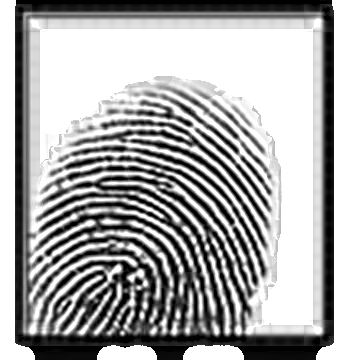
#> input picture FingerPrint App/data/templates/22313132_0e34b176ba14.png, 360 x 360 px
$ python -i fingerprint_processing.py   (imports and definitions only)   (older library calls are emulated)
#> lines starting #> are read from the running program, lines starting #| are printed output that depends on the picture; after the words box and inside, x2 and y2 are one past the last pixel; in counts of white or black regions, pixels touching at a corner belong together
#> further down, picture is the input picture: shape (360, 360, 3); min 0, max 255, mean 169.2
"""Classical fingerprint enhancement and matching utilities.

The production enhancement engine preserves phone-camera ridge evidence with
clipped local contrast enhancement, edge-preserving bilateral denoising and a
mild unsharp mask. Adaptive binarisation, thinning and ridge repair then create
the stored template. A texture-based foreground guard keeps phone-photo
backgrounds out of the biometric template.
Attendance reference matching is a separate downstream concern.

No neural network or remote service is used.  All biometric processing stays
on the computer running the Streamlit application.
"""

from __future__ import annotations

from dataclasses import dataclass
from io import BytesIO
from pathlib import Path
from time import perf_counter
from typing import BinaryIO

import cv2
import numpy as np
from PIL import Image
from skimage.morphology import skeletonize


CANVAS_SIZE = 360
SUPPORTED_EXTENSIONS = {".png", ".jpg", ".jpeg", ".bmp", ".tif", ".tiff"}
PIPELINE_SCHEMA_VERSION = "phone-ridge-preserving-v10"


@dataclass
class PipelineResult:
    """Images, feature maps and quality measurements from one capture."""

    original: np.ndarray
    prepared: np.ndarray
    region_mask: np.ndarray
    contrast_enhanced: np.ndarray
    denoised: np.ndarray
    detail_enhanced: np.ndarray
    binary: np.ndarray
    thinned: np.ndarray
    enhanced: np.ndarray
    skeleton: np.ndarray
    quality: dict[str, float | int]
    stages: list[str]
    processing_ms: float


@dataclass
class MatchEvidence:
    """Interpretable component scores for a fingerprint comparison."""

    similarity: float
    reference_score: float
    orb_score: float
    structural_score: float
    spectral_score: float
    reference_matches: int
    reference_inliers: int
    good_matches: int
    geometric_inliers: int
    keypoints_query: int
    keypoints_template: int
    used_canonical_reference: bool


# [24 lines left out: function decode_image, not called in this run]


def prepare_canvas(image: np.ndarray, size: int = CANVAS_SIZE) -> np.ndarray:
    """Resize without distortion and pad with the estimated background tone."""

    image = _to_uint8(image)
    if image.shape == (size, size):
        return image
    height, width = image.shape
    scale = min((size - 24) / max(height, 1), (size - 24) / max(width, 1))
    new_width = max(1, int(round(width * scale)))
    new_height = max(1, int(round(height * scale)))
    interpolation = cv2.INTER_AREA if scale < 1 else cv2.INTER_CUBIC
    resized = cv2.resize(image, (new_width, new_height), interpolation=interpolation)

    border = np.concatenate(
        [image[0, :], image[-1, :], image[:, 0], image[:, -1]]
    )
    background = int(np.median(border))
    canvas = np.full((size, size), background, dtype=np.uint8)
    y0 = (size - new_height) // 2
    x0 = (size - new_width) // 2
    canvas[y0 : y0 + new_height, x0 : x0 + new_width] = resized
    return canvas


def _prepare_mask_canvas(mask: np.ndarray, size: int = CANVAS_SIZE) -> np.ndarray:
    """Apply the same aspect-preserving canvas transform to a foreground mask."""

    mask = (_to_uint8(mask) > 0).astype(np.uint8) * 255
    height, width = mask.shape
    scale = min((size - 24) / max(height, 1), (size - 24) / max(width, 1))
    new_width = max(1, int(round(width * scale)))
    new_height = max(1, int(round(height * scale)))
    resized = cv2.resize(mask, (new_width, new_height), interpolation=cv2.INTER_NEAREST)
    canvas = np.zeros((size, size), dtype=np.uint8)
    y0 = (size - new_height) // 2
    x0 = (size - new_width) // 2
    canvas[y0 : y0 + new_height, x0 : x0 + new_width] = resized
    return canvas


def extract_fingertip_roi(rgb: np.ndarray) -> tuple[np.ndarray, np.ndarray | None]:
    """Crop the central skin-coloured fingertip from a phone photograph.

    Fingerprint matching must be invariant to how much background the camera
    captured.  Skin colour proposes the foreground, connected-component and
    centre constraints select the finger, and a row-width guard removes the
    hand where it widens below the fingertip.
    """

    rgb = _to_uint8(rgb)
    if rgb.ndim != 3 or rgb.shape[2] < 3:
        return rgb, None
    rgb = rgb[:, :, :3]
    gray = cv2.cvtColor(rgb, cv2.COLOR_RGB2GRAY)
    ycrcb = cv2.cvtColor(rgb, cv2.COLOR_RGB2YCrCb)
#> ycrcb: shape (360, 360, 3); mean of channels 0, 1, 2 169.2, 128, 128
    hsv = cv2.cvtColor(rgb, cv2.COLOR_RGB2HSV)
#> hsv: shape (360, 360, 3); mean H, S, V 0, 0, 169.2
    _, cr, cb = cv2.split(ycrcb)
#> cr: shape (360, 360); every value is 128
    _, saturation, value = cv2.split(hsv)
#> saturation: shape (360, 360); every value is 0

    # Broad thresholds cover light and dark skin while excluding neutral walls,
    # windows and most furniture. Geometry performs the final selection.
    skin_likelihood = (
        (cr >= 128)
        & (cr <= 190)
        & (cb >= 68)
        & (cb <= 142)
        & (saturation >= 18)
        & (value >= 38)
    )
    height, width = gray.shape
    yy, xx = np.ogrid[:height, :width]
    centre_prior = (
        ((xx - width / 2.0) / (width * 0.47)) ** 2
        + ((yy - height * 0.51) / (height * 0.62)) ** 2
        <= 1.0
    )
    # A centre seed is reliable for the app's capture instructions. GrabCut then
    # follows the actual fingertip boundary even when a brown wall or bright
    # window has similar intensity to skin.
    grab_mask = np.full(gray.shape, cv2.GC_BGD, dtype=np.uint8)
    grab_mask[centre_prior] = cv2.GC_PR_BGD
    grab_mask[centre_prior & skin_likelihood] = cv2.GC_PR_FGD
    definite_finger = (
        ((xx - width / 2.0) / (width * 0.085)) ** 2
        + ((yy - height * 0.50) / (height * 0.14)) ** 2
        <= 1.0
    )
    lab = cv2.cvtColor(rgb, cv2.COLOR_RGB2LAB).astype(np.float32)
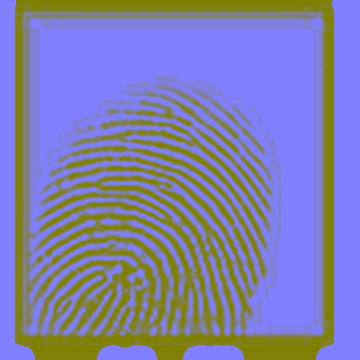
#> lab: shape (360, 360, 3) float32; mean of channels 0, 1, 2 171.3, 128, 128; drawn as B, G, R
    seed_values = lab[definite_finger & skin_likelihood]
#> seed_values = empty array
    if seed_values.size:
        centre_colour = np.median(seed_values, axis=0)
        colour_distance = (
            ((lab[:, :, 0] - centre_colour[0]) / 58.0) ** 2
            + ((lab[:, :, 1] - centre_colour[1]) / 22.0) ** 2
            + ((lab[:, :, 2] - centre_colour[2]) / 22.0) ** 2
        )
        skin_likelihood &= colour_distance <= 1.45
        grab_mask[centre_prior & ~skin_likelihood] = cv2.GC_PR_BGD
        grab_mask[centre_prior & skin_likelihood] = cv2.GC_PR_FGD
    grab_mask[definite_finger] = cv2.GC_FGD
    try:
        cv2.grabCut(
            cv2.cvtColor(rgb, cv2.COLOR_RGB2BGR),
            grab_mask,
            None,
            np.zeros((1, 65), dtype=np.float64),
            np.zeros((1, 65), dtype=np.float64),
            5,
            cv2.GC_INIT_WITH_MASK,
        )
        skin = (
            np.isin(grab_mask, (cv2.GC_FGD, cv2.GC_PR_FGD))
            & (skin_likelihood | definite_finger)
        ).astype(np.uint8)
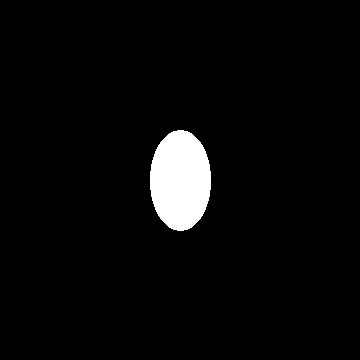
#> skin: shape (360, 360); values 0 (black) and 1 (white), 3.7% white; 1 white region, box (x1, y1, x2, y2) and area: (150, 130, 211, 231) 4849
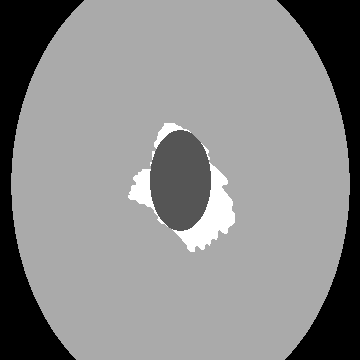
#> grab_mask: shape (360, 360); min 0, max 3, mean 1.64; drawn with min black and max white
    except cv2.error:
        skin = (centre_prior & skin_likelihood).astype(np.uint8)
    skin[~centre_prior] = 0
    kernel_size = max(9, (min(height, width) // 45) | 1)
    kernel = cv2.getStructuringElement(cv2.MORPH_ELLIPSE, (kernel_size, kernel_size))
    skin = cv2.morphologyEx(skin, cv2.MORPH_CLOSE, kernel)
    skin = cv2.morphologyEx(
        skin,
        cv2.MORPH_OPEN,
        cv2.getStructuringElement(cv2.MORPH_ELLIPSE, (5, 5)),
    )

    count, labels, stats, centroids = cv2.connectedComponentsWithStats(skin, connectivity=8)
#> count = 2; stats = [[0, 0, 360, 360, 124751], [150, 130, 61, 101, 4849]]; centroids = [[179.5, 179.5], [180, 180]]
    best_label = 0
    best_score = 0.0
    for label in range(1, count):
        area = int(stats[label, cv2.CC_STAT_AREA])
        if area < int(gray.size * 0.025):
            continue
        cx, cy = centroids[label]
        distance = np.hypot((cx - width / 2.0) / width, (cy - height * 0.48) / height)
        score = area * float(np.clip(1.35 - 2.2 * distance, 0.05, 1.0))
        if labels[height // 2, width // 2] == label:
            score *= 1.5
        if score > best_score:
            best_label, best_score = label, score
#> this loop made 1 pass
#> (area, cx, cy, distance, score, best_label, best_score) on pass 1: (4849, 180, 180, 0.02, 7273.5, 1, 7273.5)
#> after the loop, best_label = 1; best_score = 7273.5

    if best_label == 0:
        return gray, None
    component = (labels == best_label).astype(np.uint8)
    rows = np.flatnonzero(np.any(component > 0, axis=1))
#> rows = 101 values from 130 to 230
    if rows.size < max(40, int(height * 0.18)):
        return gray, None

    top, bottom = int(rows[0]), int(rows[-1])
#> top = 130; bottom = 230
    row_widths = np.count_nonzero(component, axis=1)
#> row_widths = 360 values, max 61 at index 171, min 0 at index 0, mean 13.47
    reference_start = top + int((bottom - top) * 0.18)
#> reference_start = 148
    reference_end = top + int((bottom - top) * 0.62)
#> reference_end = 192
    positive_widths = row_widths[reference_start : reference_end + 1]
#> positive_widths = 45 values, max 61 at index 23, min 47 at index 0, mean 57.76
    positive_widths = positive_widths[positive_widths > 0]
    typical_width = float(np.median(positive_widths)) if positive_widths.size else float(row_widths.max())
#> typical_width = 59
    search_start = top + int((bottom - top) * 0.58)
#> search_start = 187
    too_wide = row_widths > typical_width * 1.42
    too_narrow = (row_widths > 0) & (row_widths < typical_width * 0.58)
    wide_run = np.convolve(too_wide.astype(np.uint8), np.ones(9, dtype=np.uint8), mode="same")
#> wide_run = 360 values from 0 to 0
    narrow_run = np.convolve(too_narrow.astype(np.uint8), np.ones(9, dtype=np.uint8), mode="same")
#> narrow_run = 360 values, max 9 at index 134, min 0 at index 0, mean 0.45
    end_candidates = np.flatnonzero(
        ((wide_run >= 7) | (narrow_run >= 7)) & (np.arange(height) >= search_start)
    )
#> end_candidates = [224, 225, 226, 227, 228]
    if end_candidates.size:
        bottom = max(search_start, int(end_candidates[0]) - 3)
#> bottom = 221

    selected = component[top : bottom + 1]
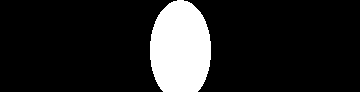
#> selected: shape (92, 360); values 0 (black) and 1 (white), 14% white; 1 white region, box (x1, y1, x2, y2) and area: (150, 0, 211, 92) 4640
    columns = np.flatnonzero(np.any(selected > 0, axis=0))
#> columns = 61 values from 150 to 210
    if columns.size < max(30, int(width * 0.12)):
        return gray, None
    left, right = int(columns[0]), int(columns[-1])
#> left = 150; right = 210
    pad_x = max(4, int((right - left + 1) * 0.035))
#> pad_x = 4
    pad_y = max(4, int((bottom - top + 1) * 0.025))
#> pad_y = 4
    left, right = max(0, left - pad_x), min(width - 1, right + pad_x)
#> left = 146; right = 214
    top, bottom = max(0, top - pad_y), min(height - 1, bottom + pad_y)
#> top = 126; bottom = 225

    roi_gray = gray[top : bottom + 1, left : right + 1]
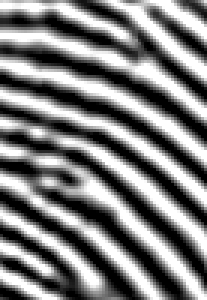
#> roi_gray: shape (100, 69) (shown 3 times larger); min 0, max 255, mean 126.1
    roi_mask = component[top : bottom + 1, left : right + 1] * 255
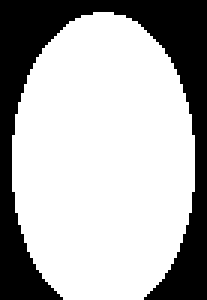
#> roi_mask: shape (100, 69) (shown 3 times larger); 69% white; 1 black region, box (x1, y1, x2, y2) and area: (0, 0, 69, 100) 2140
    roi_mask = cv2.morphologyEx(roi_mask, cv2.MORPH_CLOSE, kernel)
#> roi_mask: shape (100, 69); 70.8% white; 3 black regions, box (x1, y1, x2, y2) and area: (0, 0, 69, 48) 1276, (0, 61, 19, 100) 369, (50, 61, 69, 100) 369
    return roi_gray, roi_mask


def _to_uint8(image: np.ndarray) -> np.ndarray:
    array = np.asarray(image)
    if array.dtype == np.uint8:
        return array.copy()
    array = array.astype(np.float64)
    minimum, maximum = float(array.min()), float(array.max())
    if maximum - minimum < 1e-8:
        return np.zeros_like(array, dtype=np.uint8)
    return np.clip((array - minimum) * 255.0 / (maximum - minimum), 0, 255).astype(
        np.uint8
    )


# [10 lines left out: function _normalise, not called in this run]


def clahe_contrast_enhancement(
    image: np.ndarray,
    region_mask: np.ndarray,
    clip_limit: float = 2.0,
    tile_grid_size: tuple[int, int] = (8, 8),
) -> np.ndarray:
    """Increase local ridge contrast without amplifying every pore indefinitely."""

    enhanced = cv2.createCLAHE(
        clipLimit=clip_limit,
        tileGridSize=tile_grid_size,
    ).apply(_to_uint8(image))
    enhanced[region_mask == 0] = 255
    return enhanced


def bilateral_ridge_denoising(
    image: np.ndarray,
    region_mask: np.ndarray,
    diameter: int = 5,
    sigma_colour: float = 12.0,
    sigma_space: float = 3.0,
) -> np.ndarray:
    """Suppress camera noise while retaining narrow ridge boundaries."""

    filtered = cv2.bilateralFilter(
        _to_uint8(image),
        diameter,
        sigma_colour,
        sigma_space,
    )
    inside = region_mask > 0
    filtered[~inside] = 255
    return filtered


def mild_unsharp_ridge_enhancement(
    image: np.ndarray,
    region_mask: np.ndarray,
    sigma: float = 0.8,
    amount: float = 0.75,
) -> np.ndarray:
    """Strengthen existing ridge edges without synthesising periodic lines."""

    image_f = _to_uint8(image).astype(np.float32)
    blurred = cv2.GaussianBlur(image_f, (0, 0), sigma)
    sharpened = image_f + amount * (image_f - blurred)
    enhanced = np.clip(sharpened, 0, 255).astype(np.uint8)
    enhanced[region_mask == 0] = 255
    return enhanced


def ridge_coherence(image: np.ndarray, region_mask: np.ndarray) -> float:
    """Measure how consistently local gradients follow ridge-like directions."""

    image_f = _to_uint8(image).astype(np.float32)
    gx = cv2.Sobel(image_f, cv2.CV_32F, 1, 0, ksize=3)
    gy = cv2.Sobel(image_f, cv2.CV_32F, 0, 1, ksize=3)
    gxx = cv2.GaussianBlur(gx * gx, (0, 0), 3.0)
    gyy = cv2.GaussianBlur(gy * gy, (0, 0), 3.0)
    gxy = cv2.GaussianBlur(gx * gy, (0, 0), 3.0)
    coherence = np.sqrt((gxx - gyy) ** 2 + 4.0 * gxy**2) / (gxx + gyy + 1e-6)
    inside = region_mask > 0
    if not np.any(inside):
        return 0.0
    return float(np.clip(np.median(coherence[inside]), 0.0, 1.0))


# [95 lines left out: function generate_region_mask, not called in this run]


def refine_ridge_region(image: np.ndarray, initial_mask: np.ndarray) -> np.ndarray:
    """Keep the central skin region that contains coherent fingerprint ridges.

    Colour segmentation finds the finger, but similarly coloured furniture or
    skin below the fingerprint pad can remain connected. Fingerprint ridges have
    a locally consistent doubled-angle gradient field, so coherence and texture
    separate the ridge-bearing pad before any enhancement filter is executed.
    """

    image_f = image.astype(np.float32)
    gx = cv2.Sobel(image_f, cv2.CV_32F, 1, 0, ksize=3)
    gy = cv2.Sobel(image_f, cv2.CV_32F, 0, 1, ksize=3)
    gxx = cv2.GaussianBlur(gx * gx, (0, 0), 4.0)
    gyy = cv2.GaussianBlur(gy * gy, (0, 0), 4.0)
    gxy = cv2.GaussianBlur(gx * gy, (0, 0), 4.0)
    coherence = np.sqrt((gxx - gyy) ** 2 + 4.0 * gxy**2) / (gxx + gyy + 1e-6)

    local_mean = cv2.boxFilter(image_f, cv2.CV_32F, (17, 17))
    local_square_mean = cv2.boxFilter(image_f * image_f, cv2.CV_32F, (17, 17))
    local_deviation = np.sqrt(np.maximum(local_square_mean - local_mean * local_mean, 0.0))
    inside = initial_mask > 0
    candidate = (inside & (coherence >= 0.24) & (local_deviation >= 3.0)).astype(np.uint8)
    candidate = cv2.morphologyEx(
        candidate,
        cv2.MORPH_CLOSE,
        cv2.getStructuringElement(cv2.MORPH_ELLIPSE, (25, 25)),
    )
    candidate = cv2.morphologyEx(
        candidate,
        cv2.MORPH_OPEN,
        cv2.getStructuringElement(cv2.MORPH_ELLIPSE, (5, 5)),
    )

    count, labels, stats, centroids = cv2.connectedComponentsWithStats(candidate, connectivity=8)
    height, width = image.shape
    best_label = 0
    best_score = 0.0
    for label in range(1, count):
        area = int(stats[label, cv2.CC_STAT_AREA])
        if area < int(image.size * 0.018):
            continue
        cx, cy = centroids[label]
        distance = np.hypot((cx - width / 2.0) / width, (cy - height / 2.0) / height)
        score = area * float(np.clip(1.35 - 2.0 * distance, 0.08, 1.0))
        if labels[height // 2, width // 2] == label:
            score *= 1.35
        if score > best_score:
            best_label, best_score = label, score

    if best_label == 0:
        return initial_mask.copy()
    component = (labels == best_label).astype(np.uint8)
    component = cv2.dilate(
        component,
        cv2.getStructuringElement(cv2.MORPH_ELLIPSE, (19, 19)),
    )
    contours, _ = cv2.findContours(component, cv2.RETR_EXTERNAL, cv2.CHAIN_APPROX_SIMPLE)
    if not contours:
        return initial_mask.copy()
    refined = np.zeros_like(component)
    cv2.drawContours(refined, [cv2.convexHull(max(contours, key=cv2.contourArea))], -1, 1, cv2.FILLED)
    refined &= inside.astype(np.uint8)
    coverage = float(np.mean(refined > 0))
    if coverage < 0.07:
        return initial_mask.copy()
    return refined * 255


# [82 lines left out: function stft_ridge_enhancement, not called in this run]


def adaptive_local_mean_binarisation(
    image: np.ndarray,
    region_mask: np.ndarray,
    window_size: int = 13,
) -> np.ndarray:
    """Binarise each pixel against the paper's 13 x 13 local intensity mean."""

    local_mean = cv2.boxFilter(
        image.astype(np.float32),
        cv2.CV_32F,
        (window_size, window_size),
    )
    inside = region_mask > 0
    binary = np.full(image.shape, 255, dtype=np.uint8)
    binary[inside & (image.astype(np.float32) <= local_mean - 1.0)] = 0
    return binary


def morphological_thinning(binary: np.ndarray, region_mask: np.ndarray) -> np.ndarray:
    """Thin black binary ridges to one pixel, as required before ridge repair."""

    thinned_pixels = skeletonize((binary == 0) & (region_mask > 0))
    thinned = np.full(binary.shape, 255, dtype=np.uint8)
    thinned[thinned_pixels] = 0
    return thinned


def binary_ridge_postprocess(
    thinned: np.ndarray,
    region_mask: np.ndarray,
    minimum_length: int = 10,
) -> np.ndarray:
    """Remove short false ridges and close small gaps in valid ridge lines."""

    ridge_pixels = ((thinned == 0) & (region_mask > 0)).astype(np.uint8)
    count, labels, stats, _ = cv2.connectedComponentsWithStats(ridge_pixels, 8)
    cleaned = np.zeros_like(ridge_pixels)
    for label in range(1, count):
        if int(stats[label, cv2.CC_STAT_AREA]) >= minimum_length:
            cleaned[labels == label] = 1

    closed = cv2.morphologyEx(
        cleaned,
        cv2.MORPH_CLOSE,
        cv2.getStructuringElement(cv2.MORPH_CROSS, (3, 3)),
    )
    repaired = skeletonize(closed > 0)
    enhanced = np.full(thinned.shape, 255, dtype=np.uint8)
    enhanced[repaired] = 0
    return enhanced


def _quality_metrics(
    prepared: np.ndarray,
    contrast_enhanced: np.ndarray,
    denoised: np.ndarray,
    detail_enhanced: np.ndarray,
    enhanced: np.ndarray,
    region_mask: np.ndarray,
    coherence: float,
) -> dict[str, float | int]:
    """Summarise contrast, noise reduction and binary ridge continuity."""

    inside = region_mask > 0
    if not np.any(inside):
        inside = np.ones_like(region_mask, dtype=bool)
    raw_contrast = float(np.std(prepared[inside]))
    equalised_contrast = float(np.std(contrast_enhanced[inside]))
    contrast = float(np.clip(equalised_contrast / 74.0, 0, 1))
    high_frequency_before = np.abs(
        cv2.Laplacian(contrast_enhanced.astype(np.float32), cv2.CV_32F)
    )
    high_frequency_after = np.abs(
        cv2.Laplacian(denoised.astype(np.float32), cv2.CV_32F)
    )
    before_energy = float(np.mean(high_frequency_before[inside]))
    after_energy = float(np.mean(high_frequency_after[inside]))
    noise_reduction = float(
        np.clip(1.0 - after_energy / (before_energy + 1e-8), 0, 1)
    )
    ridge_pixels = ((enhanced == 0) & inside).astype(np.uint8)
    ridge_density = float(np.mean(ridge_pixels[inside]))
    ridge_balance = float(np.clip(1.0 - abs(ridge_density - 0.20) / 0.20, 0, 1))
    count, _, stats, _ = cv2.connectedComponentsWithStats(ridge_pixels, 8)
    ridge_count = int(np.count_nonzero(ridge_pixels))
    largest = int(stats[1:, cv2.CC_STAT_AREA].max()) if count > 1 else 0
    connectivity = float(np.clip(largest / max(ridge_count, 1), 0, 1))
    clarity = float(np.clip(0.55 * contrast + 0.45 * ridge_balance, 0, 1))
    exposure = float(np.mean((prepared[inside] > 8) & (prepared[inside] < 247)))
    laplacian_variance = float(cv2.Laplacian(prepared, cv2.CV_32F)[inside].var())
    sharpness = float(np.clip(np.log1p(laplacian_variance) / np.log(900.0), 0, 1))
    mask_coverage = float(np.mean(inside))
    contrast_gain = float(np.clip((equalised_contrast + 1) / (raw_contrast + 1), 0, 2) / 2)
    neighbour_count = cv2.filter2D(ridge_pixels, cv2.CV_16S, np.ones((3, 3), dtype=np.int16))
    neighbour_count = neighbour_count - ridge_pixels.astype(np.int16)
    safe_mask = cv2.erode(region_mask, np.ones((9, 9), dtype=np.uint8)) > 0
    ending_markers = ((ridge_pixels > 0) & (neighbour_count == 1) & safe_mask).astype(np.uint8)
    branch_markers = ((ridge_pixels > 0) & (neighbour_count >= 3) & safe_mask).astype(np.uint8)
    ending_components = max(cv2.connectedComponents(ending_markers, connectivity=8)[0] - 1, 0)
    branch_components = max(
        cv2.connectedComponents(
            cv2.dilate(branch_markers, np.ones((3, 3), dtype=np.uint8)),
            connectivity=8,
        )[0]
        - 1,
        0,
    )
    minutiae_count = int(ending_components + branch_components)
    overall = float(
        np.clip(
            0.20 * clarity
            + 0.15 * contrast
            + 0.12 * noise_reduction
            + 0.14 * ridge_balance
            + 0.09 * connectivity
            + 0.16 * coherence
            + 0.09 * sharpness
            + 0.03 * exposure
            + 0.02 * contrast_gain,
            0,
            1,
        )
    )
    return {
        "overall": overall,
        "clarity": clarity,
        "contrast": contrast,
        "noise_reduction": noise_reduction,
        "connectivity": connectivity,
        "ridge_density": ridge_density,
        "mask_coverage": mask_coverage,
        "ridge_coherence": coherence,
        "sharpness": sharpness,
        "minutiae_count": minutiae_count,
    }


def process_fingerprint(source: np.ndarray | bytes | bytearray | str | Path | BinaryIO) -> PipelineResult:
    """Run the ridge-preserving phone fingerprint enhancement pipeline."""

    started = perf_counter()
    original = source if isinstance(source, np.ndarray) else decode_image(source)
    if original.ndim == 3:
        working, colour_mask = extract_fingertip_roi(original)
    else:
        working, colour_mask = _to_uint8(original), None
    original = _to_uint8(original)
    # A fixed canvas is an input-shape requirement for database comparison,
    # not a visible enhancement algorithm.
    prepared = prepare_canvas(working)
#> (the rest of the program and of its run is left out)
